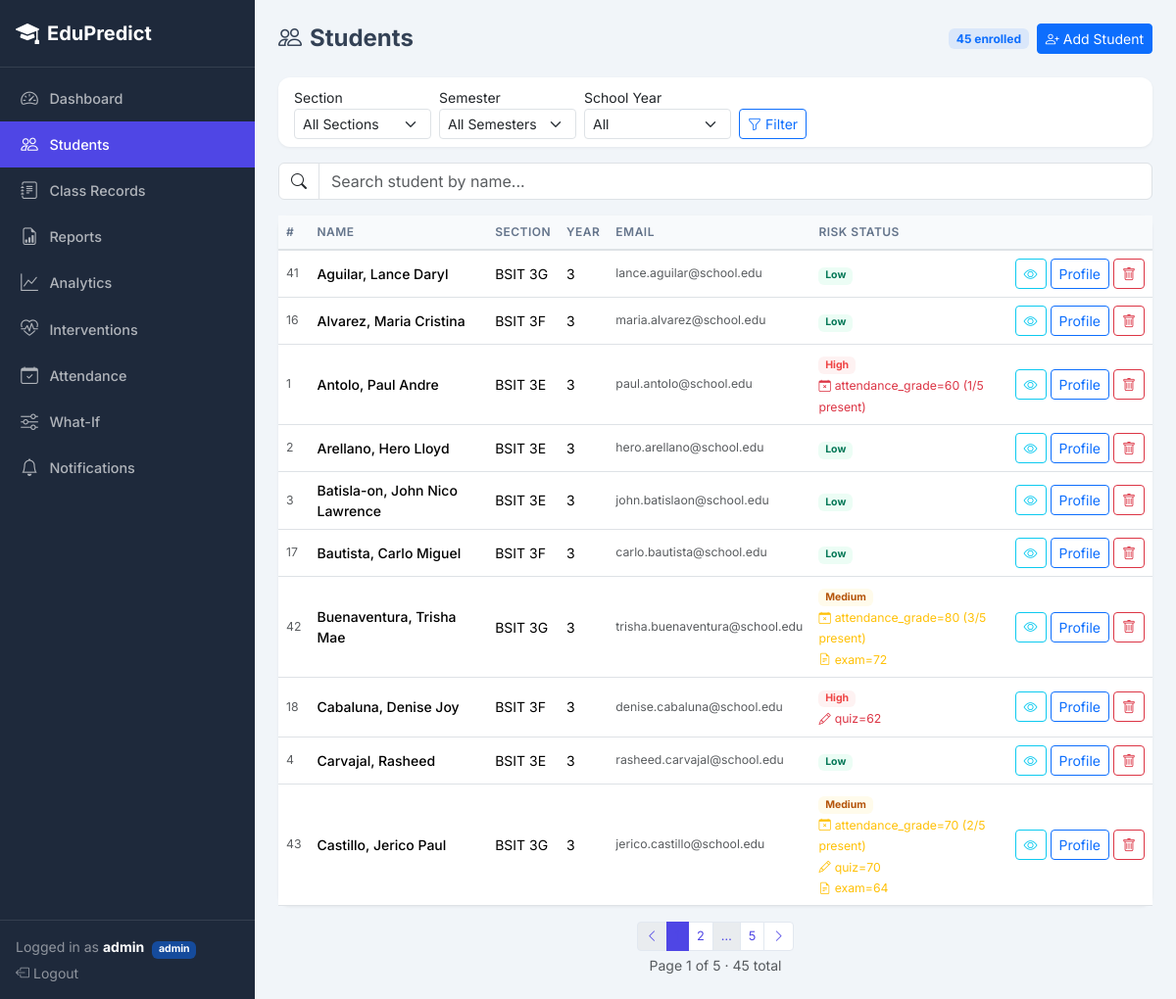
The app's page /students (signed in) with its own data.
### app.py (models this page shows, shortened)
class User(db.Model):
    __tablename__ = 'users'
    id = db.Column(db.Integer, primary_key=True)
    username = db.Column(db.String(80), unique=True, nullable=False)
    password_hash = db.Column(db.String(256), nullable=False)
    role = db.Column(db.String(20), default='teacher')
    student_id = db.Column(db.Integer, db.ForeignKey('students.id'), nullable=True)
    @property
    def is_authenticated(self): return True
    @property
    def is_staff(self): return self.role in ('admin', 'teacher')
    @property
    def is_parent(self): return self.role == 'parent'

class Student(db.Model):
    __tablename__ = 'students'
    id = db.Column(db.Integer, primary_key=True)
    name = db.Column(db.String(100), nullable=False)
    section = db.Column(db.String(20))
    year_level = db.Column(db.Integer)
    semester = db.Column(db.String(30))
    school_year = db.Column(db.String(30))
    email = db.Column(db.String(100))
    is_scholar = db.Column(db.Boolean, default=False)
    is_working_student = db.Column(db.Boolean, default=False)
    parent_phone = db.Column(db.String(20))
    parent_name = db.Column(db.String(100))
    records = db.relationship('ClassRecord', backref='student', lazy=True)
    predictions = db.relationship('Prediction', backref='student', lazy=True)
    activities = db.relationship('StudentActivity', backref='student', lazy=True)
    quiz_scores = db.relationship('QuizScore', backref='student', lazy=True)
    notifications = db.relationship('Notification', backref='student', lazy=True)

class Prediction(db.Model):
    __tablename__ = 'predictions'
    id = db.Column(db.Integer, primary_key=True)
    student_id = db.Column(db.Integer, db.ForeignKey('students.id'), nullable=False)
    subject_id = db.Column(db.Integer, db.ForeignKey('subjects.id'), nullable=False)
    risk_level = db.Column(db.String(10))
    predicted_grade = db.Column(db.Float)
    confidence = db.Column(db.Float)
    feature_importance = db.Column(db.Text)
    cluster_label = db.Column(db.String(30))
    recommendations = db.relationship('Recommendation', backref='prediction', lazy=True)
    subject = db.relationship('Subject')
    @property
    def high_risk_flags(self):
        if self.feature_importance:
            data = json.loads(self.feature_importance)
            return data.get('high_risk_flags', [])
        return []
    @property
    def medium_risk_flags(self):
        if self.feature_importance:
            data = json.loads(self.feature_importance)
            return data.get('medium_risk_flags', [])
        return []

### app.py (the view)
@app.route('/students')
@staff_required
def students():
    page = request.args.get('page', 1, type=int)
    per_page = 10
    section_filter = request.args.get('section', '')
    semester_filter = request.args.get('semester', '')
    sy_filter = request.args.get('school_year', '')
    query = Student.query
    if section_filter:
        query = query.filter_by(section=section_filter)
    if semester_filter:
        query = query.filter_by(semester=semester_filter)
    if sy_filter:
        query = query.filter_by(school_year=sy_filter)
    pagination = query.order_by(Student.name).paginate(page=page, per_page=per_page, error_out=False)
    all_students = pagination.items
    predictions_map = {}
    for s in all_students:
        pred = Prediction.query.filter_by(student_id=s.id).order_by(Prediction.id.desc()).first()
        predictions_map[s.id] = pred
    sections = [r[0] for r in db.session.query(Student.section).distinct().order_by(Student.section).all() if r[0]]
    semesters = [r[0] for r in db.session.query(Student.semester).distinct().all() if r[0]]
    school_years = [r[0] for r in db.session.query(Student.school_year).distinct().all() if r[0]]
    return render_template('students.html', students=all_students, predictions=predictions_map,
                           pagination=pagination, sections=sections, semesters=semesters,
                           school_years=school_years, current_section=section_filter,
                           current_semester=semester_filter, current_sy=sy_filter)

### app.py (called while the page is built)
@login_manager.user_loader
def load_user(user_id):
    return db.session.get(User, int(user_id))

def staff_required(f):
    @wraps(f)
    @login_required
    def decorated(*args, **kwargs):
        if not current_user.is_staff:
            abort(403)
        return f(*args, **kwargs)
    return decorated

### templates/students.html (shortened to what this page needs)
{% extends "base.html" %}
{% block content %}
{% from '_pagination.html' import render_pagination %}
<div class="d-flex flex-wrap align-items-center justify-content-between gap-2 mb-4">
    <h4 class="fw-bold mb-0"><i class="bi bi-people me-2"></i>Students</h4>
    <div class="d-flex gap-2 align-items-center">
        <span class="badge bg-primary bg-opacity-10 text-primary">{{ pagination.total }} enrolled</span>
        <button class="btn btn-primary btn-sm" data-bs-toggle="modal" data-bs-target="#addStudentModal"><i class="bi bi-person-plus me-1"></i>Add Student</button>
    </div>
</div>
<div class="card mb-3">
    <div class="card-body py-2">
        <form method="GET" action="{{ url_for('students') }}" class="row g-2 align-items-end">
            <div class="col-auto">
                <label class="form-label small mb-0">Section</label>
                <select name="section" class="form-select form-select-sm" style="min-width:140px;">
                    <option value="">All Sections</option>
                </select>
            </div>
            <div class="col-auto">
                <label class="form-label small mb-0">Semester</label>
                <select name="semester" class="form-select form-select-sm" style="min-width:140px;">
                    <option value="">All Semesters</option>
                </select>
            </div>
            <div class="col-auto">
                <label class="form-label small mb-0">School Year</label>
                <select name="school_year" class="form-select form-select-sm" style="min-width:150px;">
                    <option value="">All</option>
                </select>
            </div>
            <div class="col-auto">
                <button type="submit" class="btn btn-sm btn-outline-primary"><i class="bi bi-funnel me-1"></i>Filter</button>
            </div>
        </form>
    </div>
</div>
<div class="mb-3">
    <div class="input-group">
        <span class="input-group-text bg-white"><i class="bi bi-search"></i></span>
        <input type="text" class="form-control" id="studentSearch" placeholder="Search student by name..." autofocus>
    </div>
</div>
<div class="card">
    <div class="card-body p-0">
        <div class="table-responsive">
            <table class="table table-hover align-middle mb-0">
                <thead>
                    <tr>
                        <th>#</th>
                        <th>Name</th>
                        <th class="d-none d-md-table-cell">Section</th>
                        <th class="d-none d-md-table-cell">Year</th>
                        <th class="d-none d-lg-table-cell">Email</th>
                        <th>Risk Status</th>
                        <th></th>
                    </tr>
                </thead>
                <tbody>
                {% for s in students %}
                <tr>
                    <td class="text-muted small">{{ s.id }}</td>
                    <td class="fw-medium">{{ s.name }}</td>
                    <td class="d-none d-md-table-cell">{{ s.section }}</td>
                    <td class="d-none d-md-table-cell">{{ s.year_level }}</td>
                    <td class="d-none d-lg-table-cell small text-muted">{{ s.email }}</td>
                    <td>
                        {% if predictions[s.id] %}
                        {% set pred = predictions[s.id] %}
                        <span class="badge badge-{{ pred.risk_level|lower }}">{{ pred.risk_level }}</span>
                        {% if pred.risk_level == 'High' %}
                            {% for flag in pred.high_risk_flags %}
                            <br><small class="text-danger">
                                {% if 'attendance_grade' in flag %}<i class="bi bi-calendar-x me-1"></i>{{ flag }}
                                {% elif 'quiz' in flag %}<i class="bi bi-pencil me-1"></i>{{ flag }}
                                {% elif 'lab' in flag %}<i class="bi bi-laptop me-1"></i>{{ flag }}
                                {% elif 'exam' in flag %}<i class="bi bi-file-earmark-text me-1"></i>{{ flag }}
                                {% elif 'max_possible' in flag %}<i class="bi bi-exclamation-triangle me-1"></i>{{ flag }}
                                {% else %}{{ flag }}
                                {% endif %}
                            </small>
                            {% endfor %}
                        {% elif pred.risk_level == 'Medium' %}
                            {% for flag in pred.medium_risk_flags %}
                            <br><small class="text-warning">
                                {% if 'attendance_grade' in flag %}<i class="bi bi-calendar-x me-1"></i>{{ flag }}
                                {% elif 'quiz' in flag %}<i class="bi bi-pencil me-1"></i>{{ flag }}
                                {% elif 'lab' in flag %}<i class="bi bi-laptop me-1"></i>{{ flag }}
                                {% elif 'exam' in flag %}<i class="bi bi-file-earmark-text me-1"></i>{{ flag }}
                                {% elif 'exam_needed' in flag %}<i class="bi bi-exclamation-circle me-1"></i>{{ flag }}
                                {% else %}{{ flag }}
                                {% endif %}
                            </small>
                            {% endfor %}
                        {% endif %}
                        {% else %}
                        <span class="text-muted small">—</span>
                        {% endif %}
                    </td>
                    <td class="text-end">
                        <div class="d-flex gap-1 justify-content-end">
                            <button class="btn btn-sm btn-outline-info" data-bs-toggle="modal" data-bs-target="#quickView{{ s.id }}" title="Quick View">
                                <i class="bi bi-eye"></i>
                            </button>
                            <a href="{{ url_for('student_profile', student_id=s.id) }}" class="btn btn-sm btn-outline-primary">
                                <span class="d-none d-md-inline">Profile</span>
                            </a>
                            <button class="btn btn-sm btn-outline-danger" data-bs-toggle="modal" data-bs-target="#deleteModal{{ s.id }}" title="Remove student">
                                <i class="bi bi-trash"></i>
                            </button>
                        </div>
                    </td>
                </tr>
                {% endfor %}
                </tbody>
            </table>
        </div>
    </div>
</div>
{{ render_pagination(pagination, 'students') }}
{% endblock %}

### templates/base.html (shortened to what this page needs)
<!DOCTYPE html>
<html lang="en" data-bs-theme="light">
<head>
    <link href="https://cdn.jsdelivr.net/npm/bootstrap@5.3.3/dist/css/bootstrap.min.css" rel="stylesheet">
    <link href="https://cdn.jsdelivr.net/npm/bootstrap-icons@1.11.3/font/bootstrap-icons.min.css" rel="stylesheet">
    <link rel="stylesheet" href="{{ url_for('static', filename='css/style.css') }}">
</head>
<body>
<div class="d-flex min-vh-100">
    <nav class="sidebar d-none d-lg-flex flex-column flex-shrink-0">
        <div class="sidebar-brand d-flex align-items-center gap-2 px-3 py-3 border-bottom border-white border-opacity-10">
            <i class="bi bi-mortarboard-fill fs-4"></i>
            <span class="fw-bold fs-5">EduPredict</span>
        </div>
        {% include '_sidebar_nav.html' %}
        <div class="mt-auto px-3 py-3 border-top border-white border-opacity-10 small">
            <div class="text-white-50">
                Logged in as <strong class="text-white">{{ current_user.username }}</strong>
                <span class="badge bg-primary bg-opacity-50 ms-1">{{ current_user.role }}</span>
            </div>
            <a href="{{ url_for('logout') }}" class="text-white-50 text-decoration-none d-inline-flex align-items-center gap-1 mt-1">
                <i class="bi bi-box-arrow-left"></i> Logout
            </a>
        </div>
    </nav>
    <div class="flex-grow-1 main-wrapper">
        <main class="p-3 p-md-4">
            {% block content %}{% endblock %}
        </main>
    </div>
</div>
</body>
</html>

### static/css/style.css (style rules this page uses)
:root { --ep-sidebar: 260px; --ep-dark: #1e293b; --ep-dark-hover: #334155; --ep-primary: #4f46e5; --ep-success: #10b981; --ep-warning: #f59e0b; --ep-danger: #ef4444; --ep-info: #06b6d4; }
body { font-family: 'Inter', system-ui, -apple-system, sans-serif; background: #f1f5f9; color: #334155; }
a { color: var(--ep-primary); }
.sidebar, .sidebar-offcanvas { background: var(--ep-dark); color: #fff; width: var(--ep-sidebar); }
.sidebar .sidebar-brand { font-size: 1.15rem; }
.main-wrapper { min-height: 100vh; }
.table { font-size: .875rem; }
.table thead th { background: #f8fafc; font-weight: 600; text-transform: uppercase; font-size: .75rem; letter-spacing: .04em; color: #64748b; border-bottom-width: 2px; white-space: nowrap; }
.table tbody tr { transition: background .1s; }
.badge-high { background: #fef2f2 !important; color: var(--ep-danger) !important; }
.badge-medium { background: #fffbeb !important; color: #b45309 !important; }
.badge-low { background: #ecfdf5 !important; color: #047857 !important; }
.card { border: none; border-radius: .75rem; box-shadow: 0 1px 3px rgba(0,0,0,.06); }

### records on screen
User: username "admin", role "admin"
Student: id "41", name "Aguilar, Lance Daryl", section "BSIT 3G", year_level "3", email "lance.aguilar@school.edu"
Prediction: risk_level "Low"
Student: id "16", name "Alvarez, Maria Cristina", section "BSIT 3F", year_level "3", email "maria.alvarez@school.edu"
Prediction: risk_level "Low"
Student: id "1", name "Antolo, Paul Andre", section "BSIT 3E", year_level "3", email "paul.antolo@school.edu", high_risk_flags "attendance_grade=60 (1/5 present)"
Prediction: risk_level "High"
Student: id "2", name "Arellano, Hero Lloyd", section "BSIT 3E", year_level "3", email "hero.arellano@school.edu"
Prediction: risk_level "Low"
Student: id "3", name "Batisla-on, John Nico Lawrence", section "BSIT 3E", year_level "3", email "john.batislaon@school.edu"
Prediction: risk_level "Low"
Student: id "17", name "Bautista, Carlo Miguel", section "BSIT 3F", year_level "3", email "carlo.bautista@school.edu"
Prediction: risk_level "Low"
Student: id "42", name "Buenaventura, Trisha Mae", section "BSIT 3G", year_level "3", email "trisha.buenaventura@school.edu", medium_risk_flags "attendance_grade=80 (3/5 present)", medium_risk_flags "exam=72"
Prediction: risk_level "Medium"
Student: id "18", name "Cabaluna, Denise Joy", section "BSIT 3F", year_level "3", email "denise.cabaluna@school.edu", high_risk_flags "quiz=62"
Prediction: risk_level "High"
Student: id "4", name "Carvajal, Rasheed", section "BSIT 3E", year_level "3", email "rasheed.carvajal@school.edu"
Prediction: risk_level "Low"
Student: id "43", name "Castillo, Jerico Paul", section "BSIT 3G", year_level "3", email "jerico.castillo@school.edu", medium_risk_flags "attendance_grade=70 (2/5 present)", medium_risk_flags "quiz=70", medium_risk_flags "exam=64"
Prediction: risk_level "Medium"

### other values on screen
{{ pagination.total }} "45"
{{ p }} "2" "5"
{{ pagination.page }} "1"
{{ pagination.pages }} "5"
